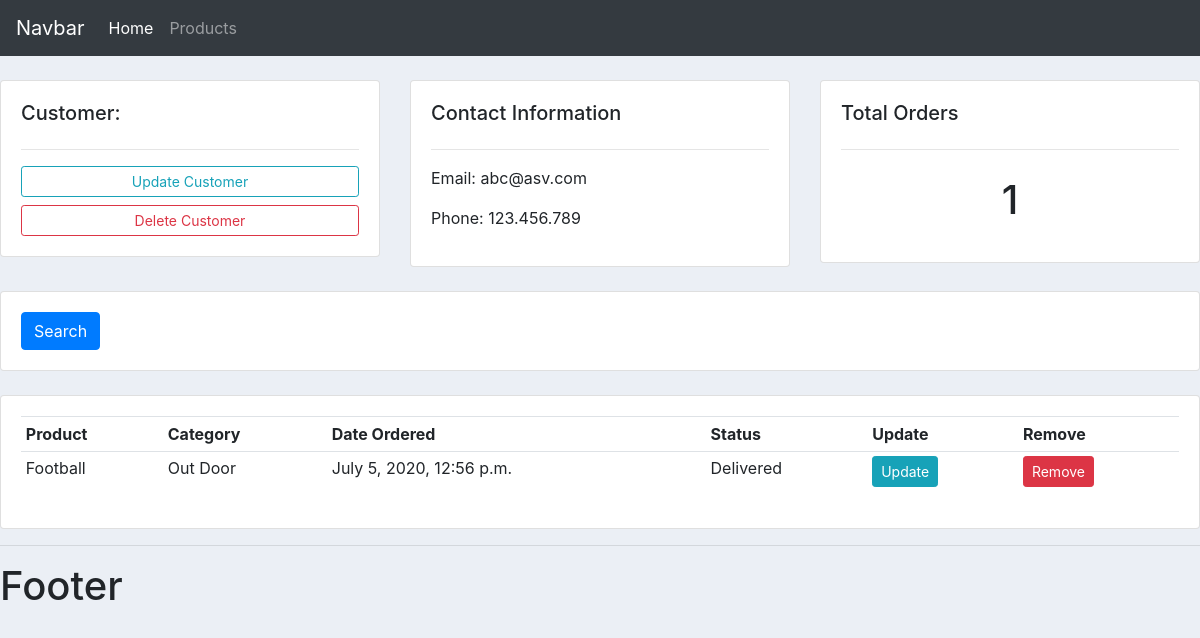
Screenshot of /customers/4/ with the database file from the repository.
### accounts/models.py (models this page shows, shortened)
class Customer(models.Model):
    name = models.CharField(max_length=200, null=True)
    phone = models.CharField(max_length=200, null=True)
    email = models.CharField(max_length=200, null=True)
    date_created = models.DateTimeField(auto_now_add=True, null=True)

class Order(models.Model):
    STATUS = (
        ('Pending', 'Pending'),
        ('Out for delivery', 'Out for delivery'),
        ('Delivered', 'Delivered'),
    )
    customer = models.ForeignKey(Customer, null=True, on_delete=models.SET_NULL)
    product = models.ForeignKey(Product, null=True, on_delete=models.SET_NULL)
    date_created = models.DateTimeField(auto_now_add=True, null=True)
    status = models.CharField(max_length=200, null=True, choices=STATUS)

class Product(models.Model):
    CATEGORY = (
        ('Indoor', 'Indoor'),
        ('Out Door', 'Out Door'),
    )
    name = models.CharField(max_length=200, null=True)
    price = models.FloatField(null=True)
    category = models.CharField(max_length=200, null=True, choices=CATEGORY)
    description = models.TextField(max_length=200, null=True, blank=True)
    date_created = models.DateTimeField(auto_now_add=True, null=True)
    tags = models.ManyToManyField(Tag)
    def __str__(self):
        return self.name

### accounts/views.py (the view)
# urls.py: path('customers/<str:pk>/', views.customers, name='customers'),
def customers(request, pk):
    customer = Customer.objects.get(id=pk)
    order = customer.order_set.all()
    total_order = customer.order_set.all()
    order_count = total_order.count()
    context = {'customer': customer, 'order': order, 'order_count': order_count}
    return render(request, 'accounts/profiles.html', context)

### accounts/templates/accounts/profiles.html
{% extends 'accounts/main.html' %}
{% block content %}
	<br>
<div class="row">
	<div class="col-md">
		<div class="card card-body">
			<h5>Customer:</h5>
			<hr>
			<a class="btn btn-outline-info  btn-sm btn-block" href="{% url 'update-customer' customer.id %}">Update Customer</a>
			<a class="btn btn-outline-danger  btn-sm btn-block" href="{% url 'delete-customer' customer.id %}">Delete Customer</a>
		</div>
	</div>
	<div class="col-md">
		<div class="card card-body">
			<h5>Contact Information</h5>
			<hr>
			<p>Email: {{ customer.email }} </p>
			<p>Phone: {{ customer.phone }} </p>
		</div>
	</div>
	<div class="col-md">
		<div class="card card-body">
			<h5>Total Orders</h5>
			<hr>
			<h1 style="text-align: center;padding: 10px">{{ order_count }}</h1>
		</div>
	</div>
</div>
<br>
<div class="row">
	<div class="col">
		<div class="card card-body">
			<form method="get">
		    <button class="btn btn-primary" type="submit">Search</button>
		  </form>
		</div>
	</div>
</div>
<br>
<div class="row">
	<div class="col-md">
		<div class="card card-body">
			<table class="table table-sm">
				<tr>
					<th>Product</th>
					<th>Category</th>
					<th>Date Ordered</th>
					<th>Status</th>
					<th>Update</th>
					<th>Remove</th>
				</tr>
                {% for order in order %}
                <tr>
                <td>{{ order.product }}</td>
                <td>{{ order.product.category }}</td>
                <td>{{ order.date_created }}</td>
                <td>{{ order.status }}</td>
                    <td><a href="{% url 'update-order' order.id %}" class="btn btn-sm btn-info">Update</a></td>
                    <td><a href="{% url 'delete-order' order.id %}" class="btn btn-sm btn-danger" >Remove</a></td>
                </tr>
                {% endfor %}
			</table>
		</div>
	</div>
</div>
{% endblock %}

### static/css/style.css (style rules this page uses)
body { background-color: #ebeff5; width: 100%; }

### rows the page displays
Customer: email "abc@asv.com", phone "123.456.789"
Order: product "Football", product.category "Out Door", date_created "July 5, 2020, 12:56 p.m.", status "Delivered"

### other values shown
{{ order_count }} "1"
